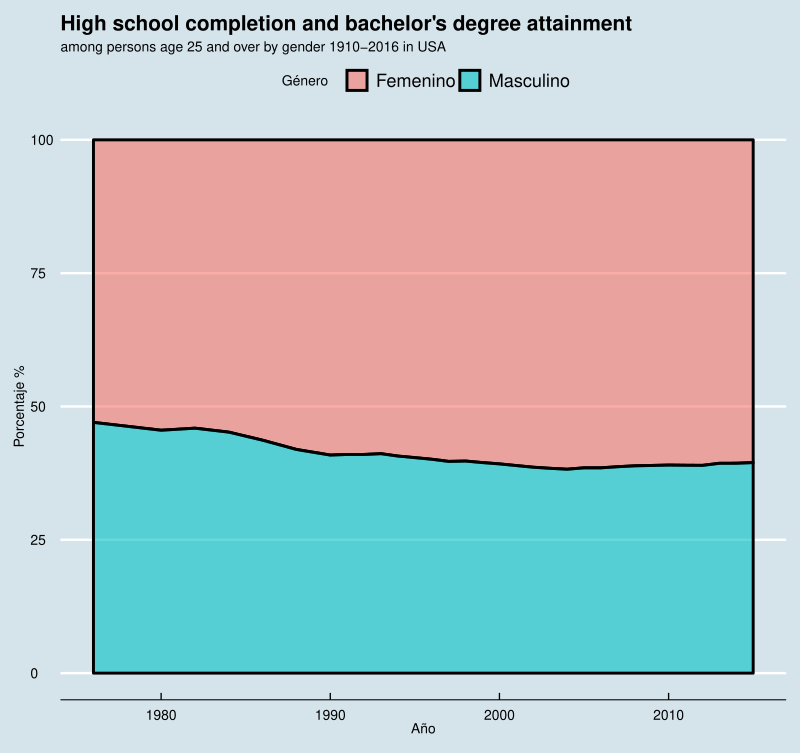

Here is the R script that generated this plot:

# dependencias ------------------------------------------------------------

library(tidytuesdayR)
library(tidyverse)
library(janitor)
library(scales)


# Cargando los datos ------------------------------------------------------

hbcu_all <- readr::read_csv('https://raw.githubusercontent.com/rfordatascience/tidytuesday/master/data/2021/2021-02-02/hbcu_all.csv') %>% clean_names()


# Preparando los datos ----------------------------------------------------


hbcu_all_tidy <- hbcu_all %>%
  select(year, males, females) %>%
  pivot_longer(!year,
               names_to = "gender",
               values_to = "cantidad") %>%
  group_by(year, gender) %>%
  summarise(n = sum(cantidad)) %>%
  mutate(percentage = n / sum(n))



# Graficando los datos ----------------------------------------------------

hbcu_all_tidy %>%
  ggplot(aes(x=year, y=percentage * 100, fill=gender)) +
  geom_area(alpha=0.6 , size=1, colour="black") +
  scale_fill_discrete(labels = c("Femenino", "Masculino")) +
  labs(y = "Porcentaje %",
       x = "Año",
       fill = "Género",
       title = "High school completion and bachelor's degree attainment ",
       subtitle = "among persons age 25 and over by gender 1910-2016 in USA") +
  ggthemes::theme_economist()
